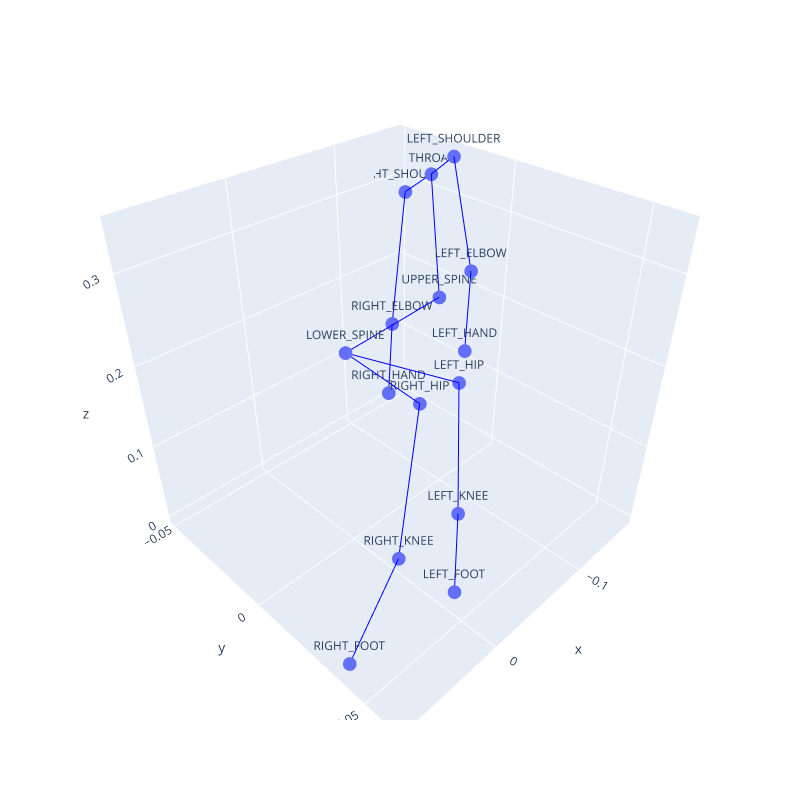

The notebook cell saved with this chart:
### Code cell
visualizer.plot_3D(remove_head=True, offset = 0.01)

### Figure 1 — Plotly figure (JSON) as saved in the notebook; plotly's stock layout.template omitted (floating-point values rounded to 4 significant figures)
{"data": [{"hovertemplate": "x=%{x}<br>y=%{y}<br>z=%{z}<br>text=%{text}<extra></extra>", "legendgroup": "", "marker": {"color": "#636efa", "symbol": "circle"}, "mode": "markers+text", "name": "", "scene": "scene", "showlegend": false, "text": ["LOWER_SPINE", "RIGHT_HIP", "RIGHT_KNEE", "RIGHT_FOOT", "LEFT_HIP", "LEFT_KNEE", "LEFT_FOOT", "UPPER_SPINE", "THROAT", "NOSE", "FORHEAD", "LEFT_SHOULDER", "LEFT_ELBOW", "LEFT_HAND", "RIGHT_SHOULDER", "RIGHT_ELBOW", "RIGHT_HAND"], "type": "scatter3d", "x": [0, -0.04466, 0.0249, 0.08393, -0.0594, -0.01005, 0.02084, -0.09663, -0.158, -100, -100, -0.1612, -0.1152, -0.07869, -0.1545, -0.09001, -0.05434], "y": [0, 0.012, 0.03317, 0.03874, 0.02231, 0.04265, 0.0541, -0.0016, -0.03132, -100, -100, -0.02245, 0.004402, 0.01684, -0.0425, -0.02069, -0.006575], "z": [0.2318, 0.1615, 0.06398, 0, 0.1925, 0.1098, 0.06637, 0.2367, 0.3199, -100, -100, 0.345, 0.2639, 0.2091, 0.2915, 0.1845, 0.1386]}, {"line": {"color": "blue", "width": 2}, "mode": "lines", "type": "scatter3d", "x": [0, -0.04466], "y": [0, 0.012], "z": [0.2318, 0.1615]}, {"line": {"color": "blue", "width": 2}, "mode": "lines", "type": "scatter3d", "x": [-0.04466, 0.0249], "y": [0.012, 0.03317], "z": [0.1615, 0.06398]}, {"line": {"color": "blue", "width": 2}, "mode": "lines", "type": "scatter3d", "x": [0.0249, 0.08393], "y": [0.03317, 0.03874], "z": [0.06398, 0]}, {"line": {"color": "blue", "width": 2}, "mode": "lines", "type": "scatter3d", "x": [0, -0.0594], "y": [0, 0.02231], "z": [0.2318, 0.1925]}, {"line": {"color": "blue", "width": 2}, "mode": "lines", "type": "scatter3d", "x": [-0.0594, -0.01005], "y": [0.02231, 0.04265], "z": [0.1925, 0.1098]}, {"line": {"color": "blue", "width": 2}, "mode": "lines", "type": "scatter3d", "x": [-0.01005, 0.02084], "y": [0.04265, 0.0541], "z": [0.1098, 0.06637]}, {"line": {"color": "blue", "width": 2}, "mode": "lines", "type": "scatter3d", "x": [0, -0.09663], "y": [0, -0.0016], "z": [0.2318, 0.2367]}, {"line": {"color": "blue", "width": 2}, "mode": "lines", "type": "scatter3d", "x": [-0.09663, -0.158], "y": [-0.0016, -0.03132], "z": [0.2367, 0.3199]}, {"line": {"color": "blue", "width": 2}, "mode": "lines", "type": "scatter3d", "x": [-0.158, -0.1612], "y": [-0.03132, -0.02245], "z": [0.3199, 0.345]}, {"line": {"color": "blue", "width": 2}, "mode": "lines", "type": "scatter3d", "x": [-0.1612, -0.1152], "y": [-0.02245, 0.004402], "z": [0.345, 0.2639]}, {"line": {"color": "blue", "width": 2}, "mode": "lines", "type": "scatter3d", "x": [-0.1152, -0.07869], "y": [0.004402, 0.01684], "z": [0.2639, 0.2091]}, {"line": {"color": "blue", "width": 2}, "mode": "lines", "type": "scatter3d", "x": [-0.158, -0.1545], "y": [-0.03132, -0.0425], "z": [0.3199, 0.2915]}, {"line": {"color": "blue", "width": 2}, "mode": "lines", "type": "scatter3d", "x": [-0.1545, -0.09001], "y": [-0.0425, -0.02069], "z": [0.2915, 0.1845]}, {"line": {"color": "blue", "width": 2}, "mode": "lines", "type": "scatter3d", "x": [-0.09001, -0.05434], "y": [-0.02069, -0.006575], "z": [0.1845, 0.1386]}], "layout": {"height": 800, "legend": {"tracegroupgap": 0}, "margin": {"t": 60}, "scene": {"domain": {"x": [0, 1], "y": [0, 1]}, "xaxis": {"range": [-0.1712, 0.09393], "title": {"text": "x"}}, "yaxis": {"range": [-0.0525, 0.0641], "title": {"text": "y"}}, "zaxis": {"range": [-0.01, 0.355], "title": {"text": "z"}}}, "showlegend": false, "width": 800}}
